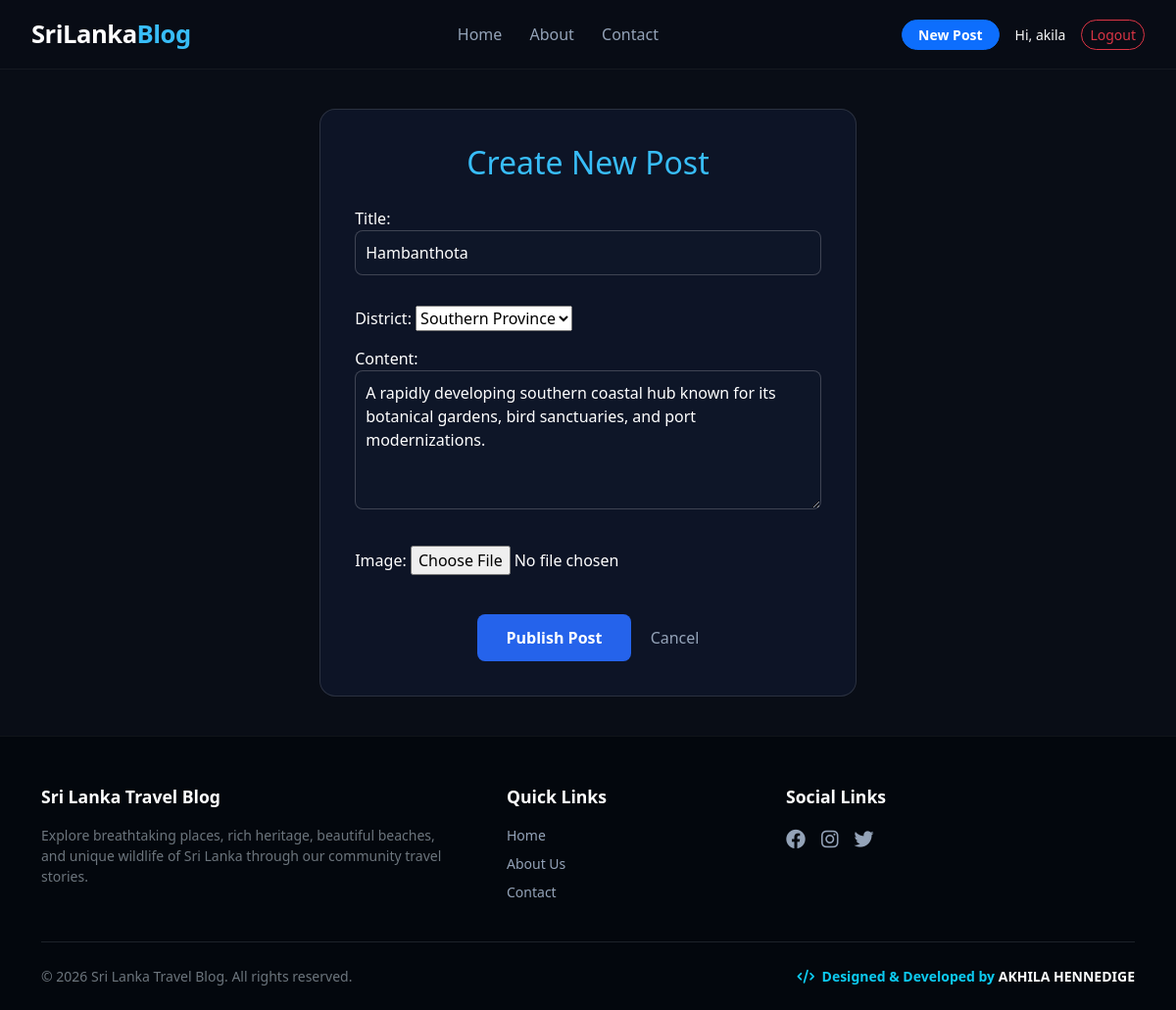
Page /post/18/edit/ (signed in) on the committed database.
### blog/models.py (models this page shows, shortened)
class Post(models.Model):
    CATEGORY_CHOICES = [
        ('Travel', 'Travel'),
        ('Culture', 'Culture'),
        ('Food', 'Food'),
    ]
    title = models.CharField(max_length=200)
    slug = models.SlugField(max_length=200, blank=True)
    content = models.TextField()
    image = models.ImageField(upload_to='blog_images/', blank=True, null=True)
    category = models.CharField(max_length=50, choices=CATEGORY_CHOICES, default='Travel')
    district = models.ForeignKey(District, on_delete=models.CASCADE, related_name='places', null=True, blank=True)
    created_at = models.DateTimeField(auto_now_add=True)
    author = models.ForeignKey(User, on_delete=models.CASCADE)
    likes = models.ManyToManyField(User, related_name='blog_likes', blank=True)

### blog/views.py (the view)
# urls.py: path('post/<int:pk>/edit/', views.post_edit, name='post_edit'),
def post_edit(request, pk):
    post = get_object_or_404(Post, pk=pk)
    if post.author != request.user:
        raise PermissionDenied
    if request.method == "POST":
        form = PostForm(request.POST, request.FILES, instance=post)
        if form.is_valid():
            post = form.save()
            messages.success(request, "Post updated successfully!")
            return redirect('post_detail', pk=post.pk)
    else:
        form = PostForm(instance=post)
    return render(request, 'blog/post_form.html', {'form': form, 'title': 'Edit Post'})

### blog/forms.py
class PostForm(forms.ModelForm):
    class Meta:
        model = Post
        fields = ['title', 'district', 'content', 'image']
        widgets = {
            'title': forms.TextInput(attrs={'style': 'width: 100%; padding: 10px; border-radius: 8px; background: rgba(15,23,42,0.8); color: #fff; border: 1px solid rgba(255,255,255,0.2); margin-bottom: 15px;'}),
            'category': forms.TextInput(attrs={'style': 'width: 100%; padding: 10px; border-radius: 8px; background: rgba(15,23,42,0.8); color: #fff; border: 1px solid rgba(255,255,255,0.2); margin-bottom: 15px;'}),
            'content': forms.Textarea(attrs={'rows': 5, 'style': 'width: 100%; padding: 10px; border-radius: 8px; background: rgba(15,23,42,0.8); color: #fff; border: 1px solid rgba(255,255,255,0.2); margin-bottom: 15px;'}),
            'image': forms.FileInput(attrs={'style': 'margin-bottom: 15px; color: #fff;'}),
        }

### blog/models.py (called while the page is built)
    def __str__(self):
        return self.name

### blog/templates/blog/post_form.html (shortened to what this page needs)
{% extends 'blog/base.html' %}
{% block content %}
<div style="max-width: 650px; margin: 40px auto; background: rgba(15, 23, 42, 0.85); border: 1px solid rgba(255, 255, 255, 0.12); border-radius: 16px; padding: 35px; color: #fff;">
    <h2 style="color: #38bdf8; margin-bottom: 25px; text-align: center;"> Create New Post</h2>
    <form method="POST" enctype="multipart/form-data">
        {{ form.as_p }}
        <div style="text-align: center; margin-top: 25px;">
            <button type="submit" style="background: #2563eb; color: #fff; border: none; padding: 12px 30px; border-radius: 8px; font-weight: bold; cursor: pointer; font-size: 16px;">Publish Post</button>
            <a href="{% url 'post_list' %}" style="margin-left: 15px; color: #94a3b8; text-decoration: none;">Cancel</a>
        </div>
    </form>
</div>
{% endblock %}

### blog/templates/blog/base.html (shortened to what this page needs)
<!DOCTYPE html>
<html lang="en">
<head>
    <link href="https://cdn.jsdelivr.net/npm/bootstrap@5.3.0/dist/css/bootstrap.min.css" rel="stylesheet">
    <link rel="stylesheet" href="https://cdnjs.cloudflare.com/ajax/libs/font-awesome/6.4.0/css/all.min.css">
</head>
<body>
    <nav class="custom-navbar d-flex justify-content-between align-items-center">
        <a href="{% url 'post_list' %}" class="navbar-brand-custom">SriLanka<span>Blog</span></a>
        <div>
            <a href="{% url 'post_list' %}" class="nav-link-custom">Home</a>
            <a href="{% url 'about' %}" class="nav-link-custom">About</a>
            <a href="{% url 'contact' %}" class="nav-link-custom">Contact</a>
        </div>
        <div class="d-flex align-items-center gap-3">
            {% if user.is_authenticated %}
                <a href="{% url 'post_create' %}" class="btn btn-sm btn-primary px-3 rounded-pill fw-bold">New Post</a>
                <span class="small text-light">Hi, {{ user.username }}</span>
                <form method="post" action="{% url 'logout' %}" class="d-inline">
                    <button type="submit" class="btn btn-sm btn-outline-danger rounded-pill">Logout</button>
                </form>
            {% else %}
                <a href="{% url 'login' %}" class="btn btn-sm btn-outline-light rounded-pill px-4">Login</a>
            {% endif %}
        </div>
    </nav>
    {% block content %}
    {% endblock %}
    <footer>
        <div class="container">
            <div class="row gy-4">
                <div class="col-md-5">
                    <div class="footer-title">Sri Lanka Travel Blog</div>
                    <p class="small text-secondary pe-md-4">Explore breathtaking places, rich heritage, beautiful beaches, and unique wildlife of Sri Lanka through our community travel stories.</p>
                </div>
                <div class="col-md-3">
                    <div class="footer-title">Quick Links</div>
                    <ul class="list-unstyled small">
                        <li class="mb-2"><a href="{% url 'post_list' %}" class="footer-link">Home</a></li>
                        <li class="mb-2"><a href="{% url 'about' %}" class="footer-link">About Us</a></li>
                        <li><a href="{% url 'contact' %}" class="footer-link">Contact</a></li>
                    </ul>
                </div>
                <div class="col-md-4">
                    <div class="footer-title">Social Links</div>
                    <div class="d-flex gap-3">
                        <a href="#" class="footer-link fs-5"><i class="fab fa-facebook"></i></a>
                        <a href="#" class="footer-link fs-5"><i class="fab fa-instagram"></i></a>
                        <a href="#" class="footer-link fs-5"><i class="fab fa-twitter"></i></a>
                    </div>
                </div>
            </div>
            <div class="text-center small text-secondary pt-4 mt-4 border-top border-secondary border-opacity-25 d-flex justify-content-between align-items-center flex-wrap">
                <span>© {% now "Y" %} Sri Lanka Travel Blog. All rights reserved.</span>
                <span class="text-info fw-semibold"><i class="fas fa-code me-1"></i> Designed & Developed by <strong class="text-white">AKHILA HENNEDIGE</strong></span>
            </div>
        </div>
    </footer>
</body>
</html>

### blog/templates/blog/base.html (style rules this page uses)
:root { --primary-bg: #090d16; --accent-color: #38bdf8; --text-main: #f8fafc; --text-sub: #94a3b8; }
body { font-family: 'Segoe UI', Tahoma, Geneva, Verdana, sans-serif; color: var(--text-main); background-color: var(--primary-bg); min-height: 100vh; display: flex; flex-direction: column; margin: 0; overflow-x: hidden; }
.custom-navbar { background: rgba(9, 13, 22, 0.7); backdrop-filter: blur(15px); -webkit-backdrop-filter: blur(15px); border-bottom: 1px solid rgba(255, 255, 255, 0.05); padding: 1rem 2rem; position: sticky; top: 0; z-index: 1000; }
.navbar-brand-custom { font-size: 1.6rem; font-weight: 800; color: #ffffff; text-decoration: none; letter-spacing: -0.5px; }
.navbar-brand-custom span { color: var(--accent-color); }
.nav-link-custom { color: var(--text-sub); text-decoration: none; font-weight: 500; margin-left: 1.5rem; transition: color 0.2s; }
footer { background: rgba(4, 7, 13, 0.95); border-top: 1px solid rgba(255, 255, 255, 0.05); padding: 3rem 0 1.5rem 0; margin-top: auto; }
.footer-title { font-size: 1.1rem; font-weight: 700; color: #ffffff; margin-bottom: 1rem; }
.footer-link { color: var(--text-sub); text-decoration: none; transition: color 0.2s; }

### rows in the picture
Post: title "Hambanthota", district "Southern Province", content "A rapidly developing southern coastal hub known for its botanical gardens, bird sanctuaries, and port modernizations."

### other values in the picture
{{ user.username }} "akila"
